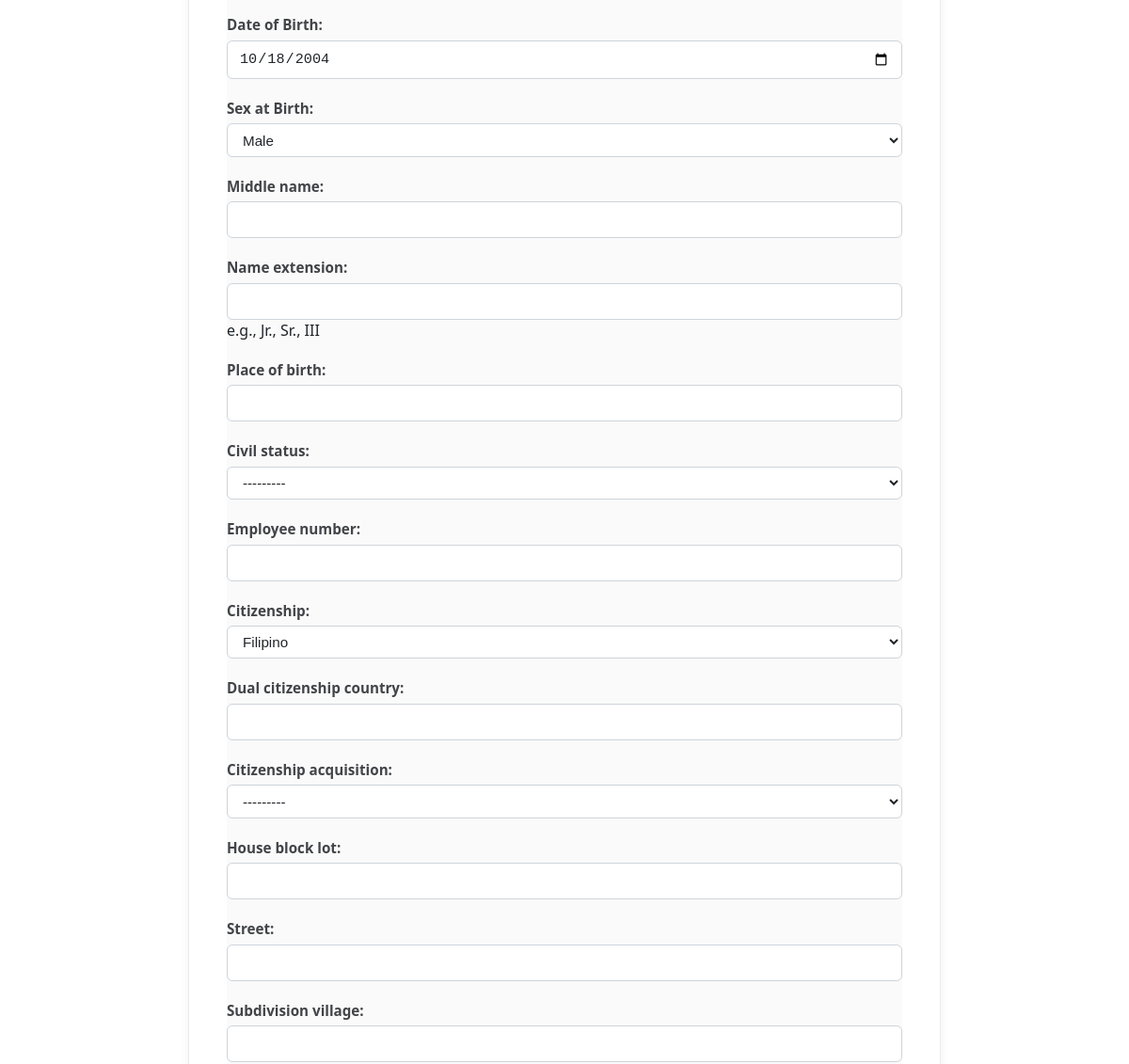
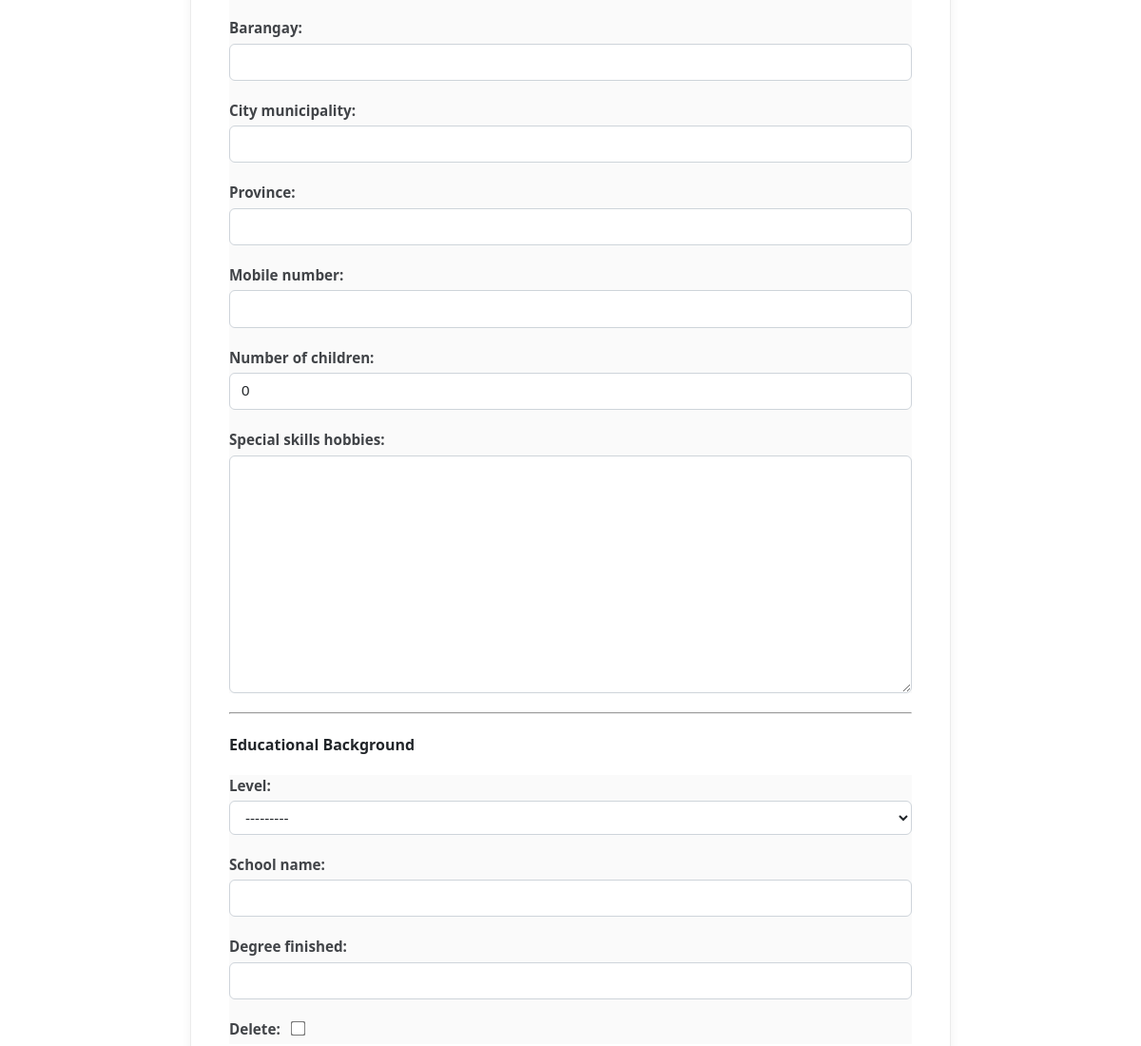
/profile/update/ (signed in, middle part), run on an earlier commit of the app's database (2 pictures, top to bottom).
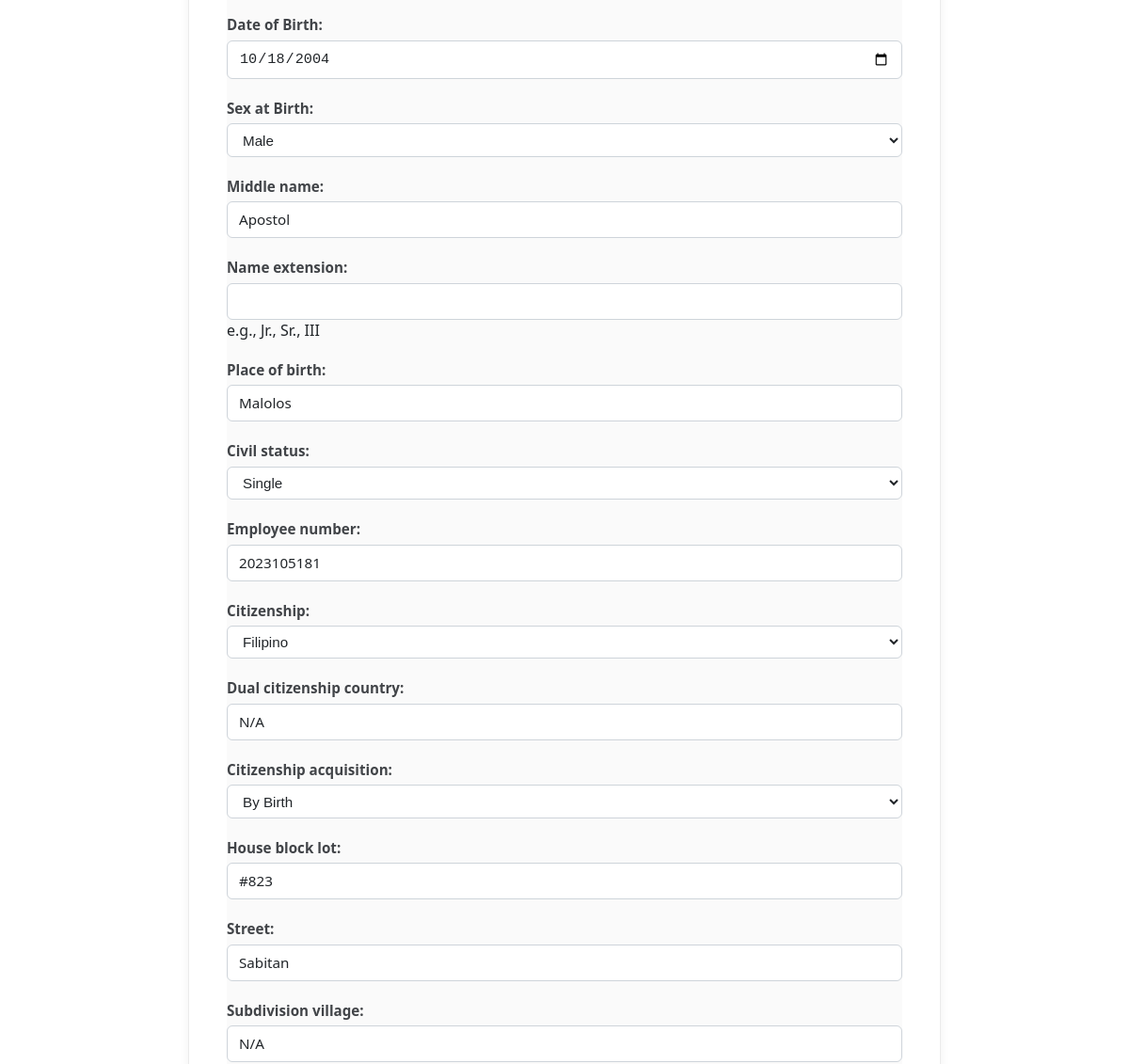
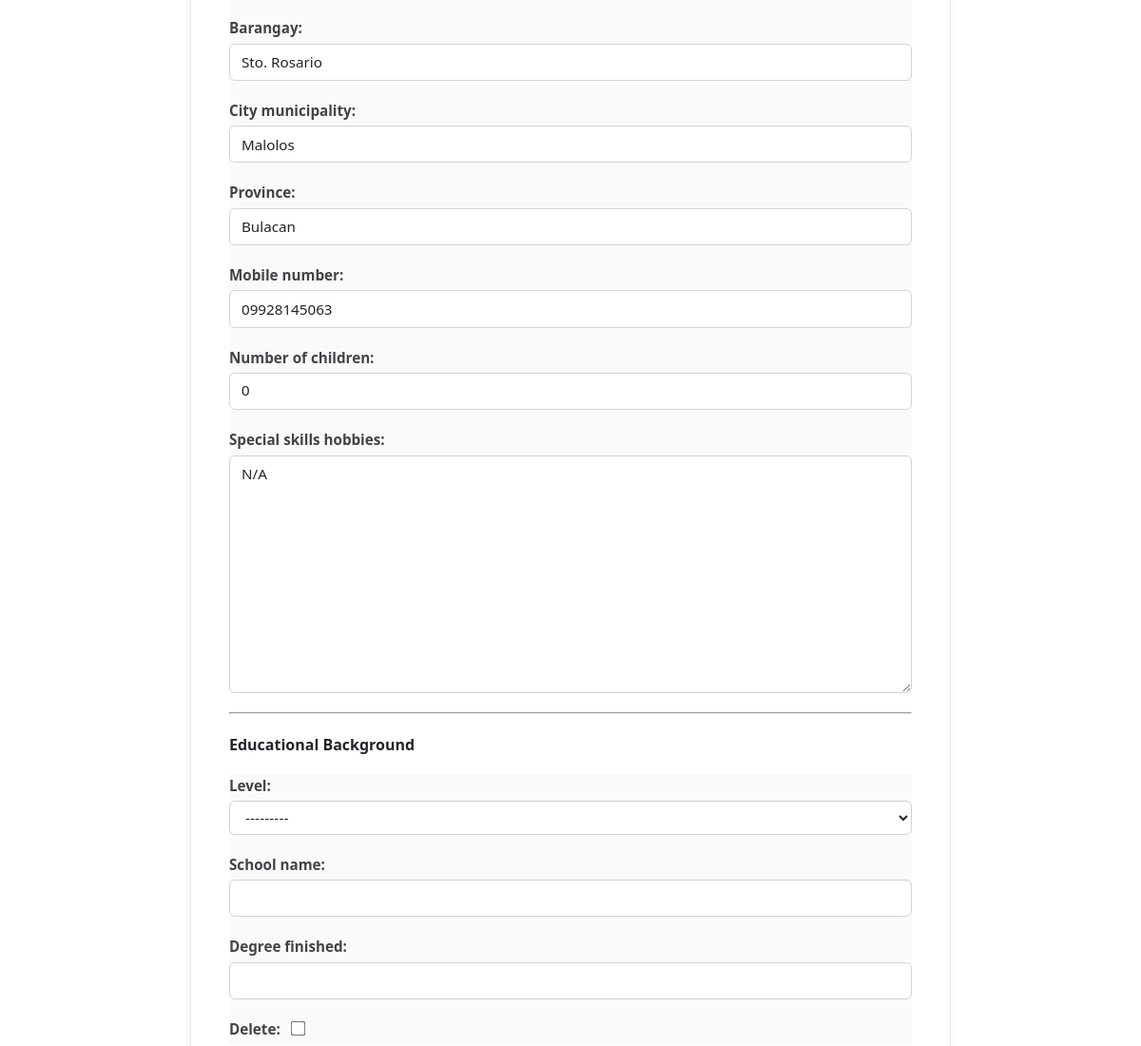
And on a later commit of the database (2 pictures, top to bottom).
### blog/models.py (models this page shows, shortened)
class Profile(models.Model):
    user = models.OneToOneField(User, on_delete=models.CASCADE)
    image = models.ImageField(default='default.jpg', upload_to='profile_pics')
    bio = models.TextField(max_length=500, blank=True, help_text="Short description about yourself")
    birth_date = models.DateField(null=True, blank=True, verbose_name="Date of Birth")
    gender = models.CharField(max_length=1, choices=GENDER_CHOICES, blank=True, verbose_name="Sex at Birth")
    middle_name = models.CharField(max_length=100, blank=True, null=True)
    name_extension = models.CharField(max_length=20, blank=True, null=True, help_text="e.g., Jr., Sr., III")
    place_of_birth = models.CharField(max_length=255, blank=True, null=True)
    CIVIL_STATUS_CHOICES = [
        ('S', 'Single'), ('M', 'Married'), ('W', 'Widowed'),
        ('SEP', 'Separated'), ('O', 'Others')
    ]
    civil_status = models.CharField(max_length=3, choices=CIVIL_STATUS_CHOICES, blank=True, null=True)
    employee_number = models.CharField(max_length=50, blank=True, null=True)
    CITIZENSHIP_CHOICES = [('F', 'Filipino'), ('D', 'Dual Citizenship')]
    citizenship = models.CharField(max_length=1, choices=CITIZENSHIP_CHOICES, default='F')
    dual_citizenship_country = models.CharField(max_length=100, blank=True, null=True)
    citizenship_acquisition = models.CharField(
        max_length=20,
        choices=[('B', 'By Birth'), ('N', 'By Naturalization')],
        blank=True, null=True
    )
    house_block_lot = models.CharField(max_length=100, blank=True, null=True)
    street = models.CharField(max_length=100, blank=True, null=True)
    subdivision_village = models.CharField(max_length=100, blank=True, null=True)
    barangay = models.CharField(max_length=100, blank=True, null=True)
    city_municipality = models.CharField(max_length=100, blank=True, null=True)
    province = models.CharField(max_length=100, blank=True, null=True)
    mobile_number = models.CharField(max_length=20, blank=True, null=True)
    number_of_children = models.PositiveIntegerField(default=0, blank=True, null=True)
    special_skills_hobbies = models.TextField(blank=True, null=True)

### blog/views.py (the view)
# urls.py: path('profile/update/', views.profile_update, name='profile-update'),
@login_required
def profile_update(request):
    profile, created = Profile.objects.get_or_create(user=request.user)
    if request.method == 'POST':
        u_form = UserUpdateForm(request.POST, instance=request.user)
        p_form = ProfileUpdateForm(request.POST, request.FILES, instance=profile)
        edu_formset = EducationFormSet(request.POST, instance=profile)
        elig_formset = CivilServiceFormSet(request.POST, instance=profile)
        work_formset = WorkExperienceFormSet(request.POST, instance=profile)
        vol_formset = VoluntaryWorkFormSet(request.POST, instance=profile)
        train_formset = TrainingProgramFormSet(request.POST, instance=profile)
        if (u_form.is_valid() and p_form.is_valid() and edu_formset.is_valid() and
                elig_formset.is_valid() and work_formset.is_valid() and
                vol_formset.is_valid() and train_formset.is_valid()):
            with transaction.atomic():
                u_form.save()
                p_form.save()
                edu_formset.save()
                elig_formset.save()
                work_formset.save()
                vol_formset.save()
                train_formset.save()
            messages.success(request, 'Your personal data sheets have been successfully recorded!')
            return redirect('user-profile', username=request.user.username)
        else:
            messages.error(request, 'Form validation failed. Review empty required fields or error components highlighted below.')
    else:
        u_form = UserUpdateForm(instance=request.user)
        p_form = ProfileUpdateForm(instance=profile)
        edu_formset = EducationFormSet(instance=profile)
        elig_formset = CivilServiceFormSet(instance=profile)
        work_formset = WorkExperienceFormSet(instance=profile)
        vol_formset = VoluntaryWorkFormSet(instance=profile)
        train_formset = TrainingProgramFormSet(instance=profile)
    context = {
        'u_form': u_form,
        'p_form': p_form,
        'edu_formset': edu_formset,
        'elig_formset': elig_formset,
        'work_formset': work_formset,
        'vol_formset': vol_formset,
        'train_formset': train_formset,
    }
    return render(request, 'blog/profile_update.html', context)

### blog/forms.py (shortened to what this page needs)
class UserUpdateForm(forms.ModelForm):
    email = forms.EmailField()
    class Meta:
        model = User
        fields = ['username', 'email']

class ProfileUpdateForm(forms.ModelForm):
    class Meta:
        model = Profile
        fields = [
            'image', 'bio', 'birth_date', 'gender',
            'middle_name', 'name_extension', 'place_of_birth',
            'civil_status', 'employee_number', 'citizenship',
            'dual_citizenship_country', 'citizenship_acquisition',
            'house_block_lot', 'street', 'subdivision_village',
            'barangay', 'city_municipality', 'province',
            'mobile_number', 'number_of_children', 'special_skills_hobbies'
        ]
        widgets = {
            'birth_date': forms.DateInput(attrs={'type': 'date'}),
        }
    def __init__(self, *args, **kwargs):
        super().__init__(*args, **kwargs)
        required_fields = ['birth_date', 'place_of_birth', 'gender', 'civil_status', 'mobile_number']
        for field in required_fields:
            self.fields[field].required = True

### blog/templates/blog/profile_update.html (shortened to what this page needs)
{% extends "blog/base.html" %}
{% block content %}
<div class="container my-5">
    <div class="card pds-update-card shadow-sm p-4 mx-auto" style="max-width: 850px; border-radius: 12px; background-color: var(--card-bg, #ffffff); border: 1px solid rgba(0,0,0,0.08); color: inherit;">
        <form method="POST" enctype="multipart/form-data">
            <div class="p-3 mb-4 rounded border default-form-group bg-field-card">
                {{ p_form.as_p }}
            </div>
            <hr class="my-4">
            <div class="mb-4 default-form-group">
                <h4 class="fw-bold text-primary mb-3">Educational Background</h4>
                {% for form in edu_formset %}
                    <div class="p-3 mb-3 border rounded shadow-xs bg-field-card">
                        {{ form.as_p }}
                    </div>
                {% endfor %}
            </div>
        </form>
    </div>
</div>
{% endblock %}

What changed in the data, as far as the page shows it:
changed Profile "Male": middle_name (not shown) → "Apostol"; place_of_birth (not shown) → "Malolos"; civil_status "---------" → "Single"; employee_number (not shown) → "2023105181"; dual_citizenship_country (not shown) → "N/A"; citizenship_acquisition "---------" → "By Birth"; house_block_lot (not shown) → "#823"; street (not shown) → "Sabitan"; subdivision_village (not shown) → "N/A"; barangay (not shown) → "Sto. Rosario"; city_municipality (not shown) → "Malolos"; province (not shown) → "Bulacan"; mobile_number (not shown) → "09928145063"; special_skills_hobbies (not shown) → "N/A"
